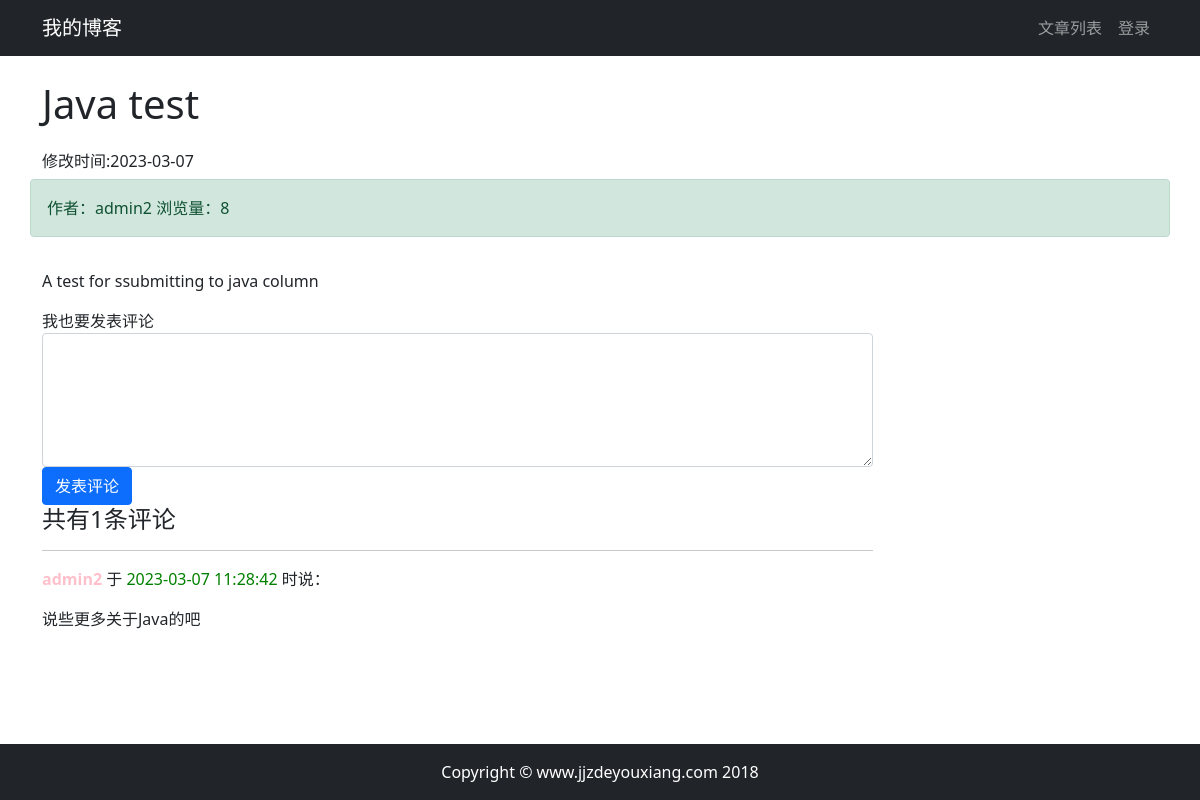
/article/article_detail/7/, run on the app's committed database.
### article/models.py (models this page shows, shortened)
class ArticlePost(models.Model):
    author = models.ForeignKey(User, on_delete=models.CASCADE)
    column = models.ForeignKey(ArticleColumn, on_delete=models.CASCADE,null=True,blank=True,related_name="articles")
    tags = TaggableManager(blank=True)
    total_views = models.PositiveIntegerField(default=0)
    title = models.CharField(max_length=200)
    content = models.TextField()
    created_time = models.DateTimeField(default=timezone.now)
    updated_time = models.DateTimeField(auto_now=True)
    class Meta: # class Meta提供元数据，也就是内部数据，这些信息不是某篇文章私有，而是整张表的共同行为。
        ordering = ('-created_time',)

### comment/models.py (models this page shows, shortened)
class ArticleComment(models.Model):
    author = models.ForeignKey(User,
                               on_delete=models.CASCADE,
                               related_name="article_comment", blank=True,null=True)
    article_related = models.ForeignKey(ArticlePost,
                                        on_delete=models.CASCADE,
                                        blank=True,null=True,related_name="article_comment")
    comment = models.TextField()
    created = models.DateTimeField(auto_now_add=True)
    class Meta:
        ordering=('created',)

### article/views.py (the view)
# urls.py: path('article_detail/<int:id>/',views.article_detail,name='article_detail'),
def article_detail(request, id):
    article = ArticlePost.objects.get(id=id)
    article.total_views += 1
    article.save(update_fields=['total_views'])
    md = markdown.Markdown(extensions=[
        'markdown.extensions.extra',
        'markdown.extensions.codehilite',
        'markdown.extensions.toc',
    ])
    article.content = md.convert(article.content)
    article_comments_count = article.article_comment.count()
    context = {'article': article, 'toc': md.toc,'article_comments_count':article_comments_count}
    return render(request, 'article/detail.html', context)

### article/templates/article/detail.html (shortened to what this page needs)
{% extends "base.html" %}
{% block content %}
    <div class="container">
        <div class="row">
            <h1 class="col-12 mt-4 mb-4">{{ article.title }}</h1>
            <h6 class="col-auto text-center">修改时间:{{ article.updated_time|date:'Y-m-d' }}</h6>
            <div class="col-12 alert alert-success">作者：{{ article.author }}
                浏览量：{{ article.total_views }}
            </div>
        </div>
        <div class="row">
            <div class="col-9">
            <p>{{ article.content|safe }}</p>
            <form method="post" action="{% url "comment:create_article_comment" article.id %}">
                <div class="form-group">
                    <label for="comment">我也要发表评论</label>
                    <textarea type="text" class="form-control" id="comment" name="comment" rows="5"
                              cols="4"></textarea>
                </div>
                <button type="submit" class="btn btn-primary">发表评论</button>
            </form>
            <h4>共有{{ article_comments_count }}条评论</h4>
            {% for comment in article.article_comment.all %}
                <hr>
                <p>
                <strong style="color: pink">
                    {{ comment.author }}
                </strong>于
                <span style="color: green">{{ comment.created|date:"Y-m-d H:i:s" }}
                             </span>时说：
                </p>
                <div style="font-family: inherit; font-size: 1em;">
                    {{ comment.comment }}
                </div>
            {% endfor %}
        </div>
        <div class="col-3">
        </div>
        </div>
    </div>
{% endblock content %}

### data on the page
ArticlePost: title "Java test", updated_time "2023-03-07", author "admin2", total_views "8", content "A test for ssubmitting to java column"
ArticleComment: author "admin2", created "2023-03-07 11:28:42", comment "说些更多关于Java的吧"

### other printed values
{{ article_comments_count }} "1"
